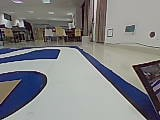
//> input picture png/enter_left_ring_0.jpg, 160 x 120 px; its folder holds only this picture in this run
$ ./test_check_roadblock   (built with g++ and OpenCV 4)
//> lines starting //> are read from the running program, lines starting //| are printed output that depends on the picture; after the words box and inside, x2 and y2 are one past the last pixel; in counts of white or black regions, pixels touching at a corner belong together
/**
 * @file test_check_roadblock.cpp
 * @brief 测试路障检测功能 - check_roadblock
 *
 * 本测试程序验证在图像中检测路障（Roadblock）的能力。
 * 路障是赛道中的一种障碍物，需要被检测出来以便进行路径规划。
 *
 * 算法原理：
 *   1. 加载测试图片并预处理（缩放、灰度化、二值化）
 *   2. 调用 get_start_point 找到赛道边界起点
 *   3. 调用 check_roadblock 在二值图上检测路障位置
 *   4. 如果检测到路障，在图像上画一条红线标记
 *
 * 使用方法：
 *   ./app_check_roadblock.exe
 *   （自动遍历 png/*.jpg 所有图片）
 *
 * 输出说明：
 *   对于每张图片：
 *     - 显示原图
 *     - 如果检测到路障，画出标记线
 *     - 等待按键继续下一张
 */

#include <opencv2/opencv.hpp>
#include "find_line_lib/check_roadblock.h"
#include "find_line_lib/get_start_point.h"
#include "find_line_lib/common.h"

/**
 * @brief 主函数
 * @return 程序退出码，始终为0
 *
 * 处理流程：
 *   1. 使用 cv::glob 遍历 png/ 目录下所有 .jpg 文件
 *   2. 对每张图片按顺序进行处理：
 *      a. 加载并缩放到 160x120（智能车摄像头常见分辨率）
 *      b. 灰度化 + 二值化（阈值127）
 *      c. 获取赛道边界起点
 *      d. 调用 check_roadblock 检测路障
 *      e. 如果检测成功，在原图上画出两点之间的连线
 *      f. 显示结果并等待按键
 */
int main() {
    // 用于存储所有找到的图片路径
    std::vector<std::string> image_files;

    // 遍历 png/ 目录下所有 .jpg 文件
    // cv::glob 会递归搜索，但这里只搜索根目录
    cv::glob("png/*.jpg", image_files);

    // 对文件列表排序，保证处理顺序的一致性
    std::sort(image_files.begin(), image_files.end());

    // 遍历每张图片进行处理
    for (const auto& img_file : image_files) {
        // 加载图片
        cv::Mat img = cv::imread(img_file);
//> img is the input picture: 120 rows x 160 cols, CV_8UC3; mean B, G, R 131, 128.9, 128.6
        if (img.empty()) {
            // 加载失败则跳过（可能是权限问题或文件损坏）
            continue;
        }

        // 缩放到 160x120，智能车视觉常用分辨率
        cv::resize(img, img, cv::Size(160, 120));

        // 转换为灰度图
        cv::Mat gray;
        cv::cvtColor(img, gray, cv::COLOR_BGR2GRAY);
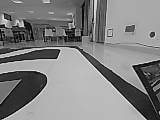
//> gray: 120 rows x 160 cols, CV_8UC1; min 0, max 244, mean 129.1

        // 二值化处理
        // 灰度值 > 127 的像素变为 255（白色），表示赛道
        // 灰度值 <= 127 的像素变为 0（黑色），表示背景
        cv::Mat bin_img;
        cv::threshold(gray, bin_img, 127, 255, cv::THRESH_BINARY);
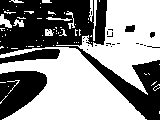
//> bin_img: 120 rows x 160 cols, CV_8UC1; 56.5% white; 27 black regions (22 under 20 px), largest, box (x1, y1, x2, y2) and area: (0, 0, 160, 120) 6210, (0, 71, 47, 120) 1519, (0, 49, 60, 64) 463, (125, 25, 135, 32) 58, (150, 32, 155, 38) 24

        // 获取图像尺寸
        int h = bin_img.rows;
//> h = 120
        int w = bin_img.cols;
//> w = 160

        // 首先调用 get_start_point 获取搜索起点
        // 从图像底部中心 (w/2, h-1) 向上搜索赛道边界
        // 搜索范围限制在 x: [1, w-1], y: [1, h-1]
//> (the run ends here: the program needs code that is not available in this run, at `find_line_lib::Point start_pt(w/2, h-1);`)

$ run again, on png/enter_ring_2.jpg
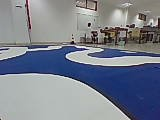
//> input picture png/enter_ring_2.jpg, 160 x 120 px
//> img is the input picture: 120 rows x 160 cols, CV_8UC3; mean B, G, R 141.5, 129.2, 123.4
//> `cv::cvtColor(img, gray, cv::COLOR_BGR2GRAY);`:
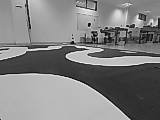
//> gray: 120 rows x 160 cols, CV_8UC1; min 1, max 254, mean 128.9
//> `cv::threshold(gray, bin_img, 127, 255, cv::THRESH_BINARY);`:
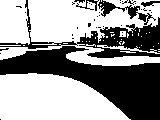
//> bin_img: 120 rows x 160 cols, CV_8UC1; 59.1% white; 39 black regions (33 under 20 px), largest, box (x1, y1, x2, y2) and area: (0, 46, 160, 120) 5119, (0, 0, 160, 58) 2118, (98, 0, 156, 25) 362, (76, 0, 99, 11) 71, (141, 1, 160, 7) 60, (74, 0, 85, 3) 20

$ run again, on png/enter_ring_3.jpg
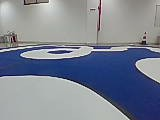
//> input picture png/enter_ring_3.jpg, 160 x 120 px
//> img is the input picture: 120 rows x 160 cols, CV_8UC3; mean B, G, R 146.6, 132.4, 125.7
//> `cv::cvtColor(img, gray, cv::COLOR_BGR2GRAY);`:
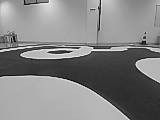
//> gray: 120 rows x 160 cols, CV_8UC1; min 2, max 252, mean 132.1
//> `cv::threshold(gray, bin_img, 127, 255, cv::THRESH_BINARY);`:
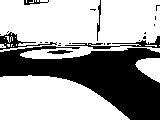
//> bin_img: 120 rows x 160 cols, CV_8UC1; 64.7% white; 23 black regions (17 under 20 px), largest, box (x1, y1, x2, y2) and area: (0, 46, 160, 120) 5948, (65, 36, 160, 49) 302, (0, 32, 57, 50) 264, (97, 0, 101, 41) 70, (47, 50, 73, 54) 67, (24, 0, 49, 5) 64

$ run again, on png/exit_left_ring_1.jpg
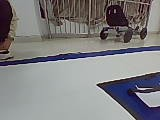
//> input picture png/exit_left_ring_1.jpg, 160 x 120 px
//> img is the input picture: 120 rows x 160 cols, CV_8UC3; mean B, G, R 128.6, 127, 128.1
//> `cv::cvtColor(img, gray, cv::COLOR_BGR2GRAY);`:
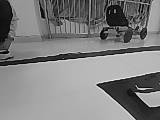
//> gray: 120 rows x 160 cols, CV_8UC1; min 1, max 244, mean 127.5
//> `cv::threshold(gray, bin_img, 127, 255, cv::THRESH_BINARY);`:
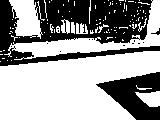
//> bin_img: 120 rows x 160 cols, CV_8UC1; 61.6% white; 15 black regions (12 under 20 px), largest, box (x1, y1, x2, y2) and area: (0, 0, 160, 66) 5685, (96, 72, 160, 120) 1649, (151, 28, 160, 35) 21

$ run again, on png/enter_left_ring_1.jpg
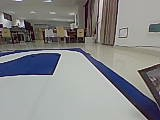
//> input picture png/enter_left_ring_1.jpg, 160 x 120 px
//> img is the input picture: 120 rows x 160 cols, CV_8UC3; mean B, G, R 135.9, 135, 134.7
//> `cv::cvtColor(img, gray, cv::COLOR_BGR2GRAY);`:
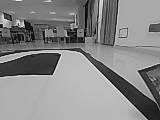
//> gray: 120 rows x 160 cols, CV_8UC1; min 1, max 248, mean 135.1
//> `cv::threshold(gray, bin_img, 127, 255, cv::THRESH_BINARY);`:
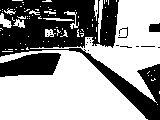
//> bin_img: 120 rows x 160 cols, CV_8UC1; 59.9% white; 23 black regions (19 under 20 px), largest, box (x1, y1, x2, y2) and area: (0, 0, 160, 120) 6449, (0, 53, 61, 77) 1087, (149, 23, 160, 32) 87, (118, 27, 128, 38) 30
